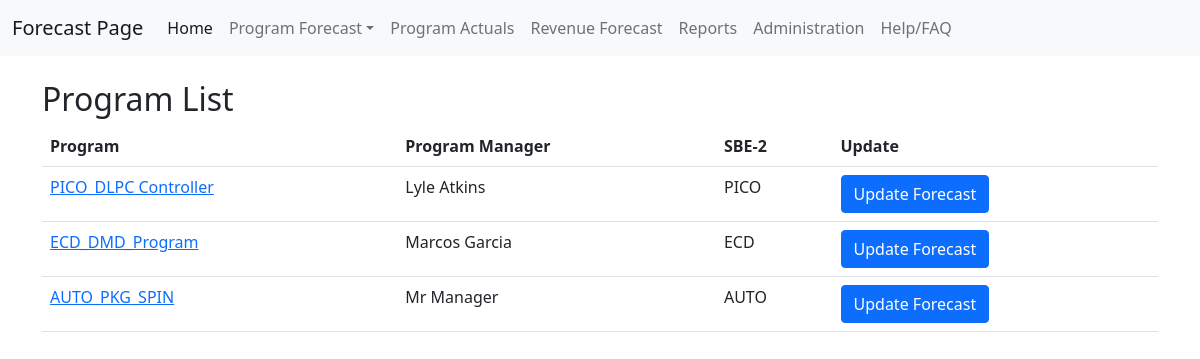
Page /program/list/ on the committed database.
### forecast/models.py (models this page shows, shortened)
class Program(models.Model):
    program = models.CharField(max_length=100)
    program_manager = models.CharField(max_length = 100)
    forecast_this_cycle = models.BooleanField(default=True)
    sbe_2 = models.ForeignKey('Sbe_2', on_delete=models.CASCADE)

class Sbe_2(models.Model):
    sbe_2 = models.CharField(max_length=15, null=True)
    forecast_this_cycle = models.BooleanField(default=True)
    def __str__(self):
        return self.sbe_2

### forecast/views.py (the view)
# urls.py: path('program/list/', views.ProgramListView.as_view(), name= 'program_list'),
class ProgramListView(ListView):
    model = Program #connecting the view to the Post model
    def get_queryset(self): #this is to filter for data
        return Program.objects.filter(forecast_this_cycle=True).order_by('-program')

### forecast/templates/forecast/program_list.html
{% extends 'base.html' %}
{% block body_block %}
<h1>Program List</h1>
    <div class="container">
      <br>
      <h2>Program List</h2>
      <table class = 'table'>
        <tbody>
          <tr>
            <th>Program</th>
            <th>Program Manager</th>
            <th>SBE-2</th>
            <th>Update</th>
          </tr>
          {% for pgm in program_list %}
          <tr>
            <td><a href="{% url 'program_detail' pk=pgm.pk %}">{{pgm.program}}</a></td>
            <td>{{pgm.program_manager}}</td>
            <td>{{pgm.sbe_2}}</td>
            <td><a class = 'btn btn-primary' href="{% url 'forecast_list' %}">Update Forecast</a></td>
          </tr>
          {% endfor %}
        </tbody>
      </table>
    </div>
{% endblock %}

### rows in the picture
Program: program "PICO_DLPC Controller", program_manager "Lyle Atkins", sbe_2 "PICO"
Program: program "ECD_DMD_Program", program_manager "Marcos Garcia", sbe_2 "ECD"
Program: program "AUTO_PKG_SPIN", program_manager "Mr Manager", sbe_2 "AUTO"
